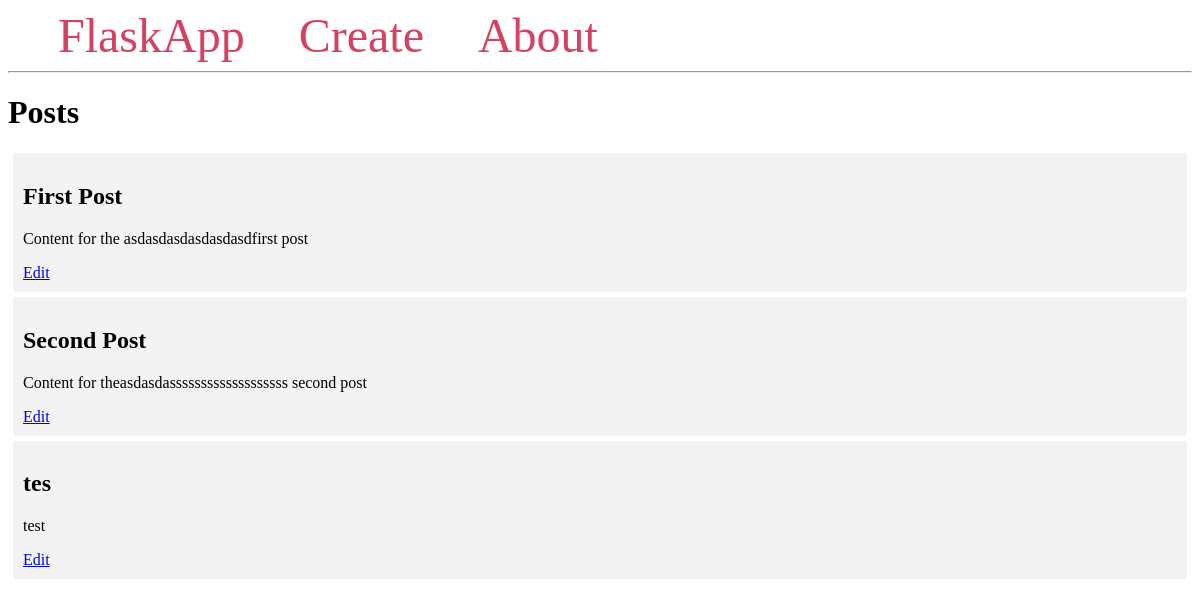
Before: / with the older database file.
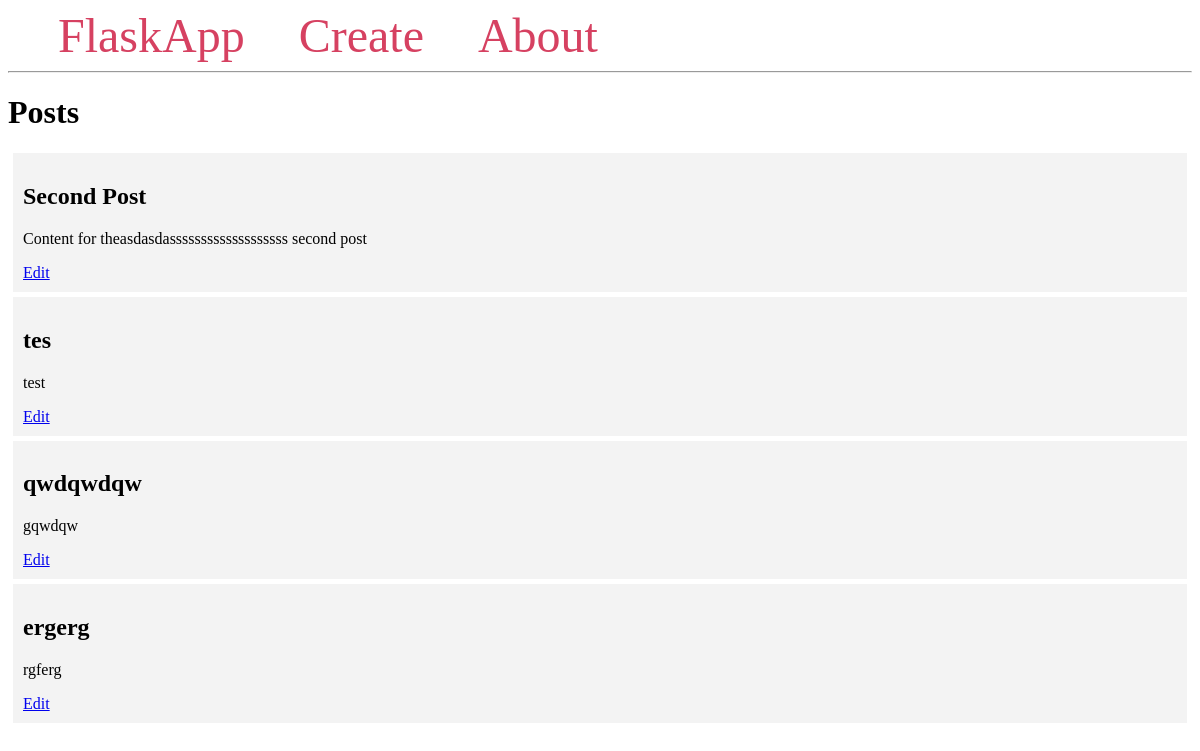
After: the same page with the newer database file.
### tables this page shows
CREATE TABLE posts (
    id INTEGER PRIMARY KEY AUTOINCREMENT,
   W created TIMESTAMP NOT NULL DEFAULT CURRENT_TIMESTAMP,
    title TEXT NOT NULL,
    content TEXT NOT NULL
);

### app.py (the view)
@app.route('/') #/ -> main page
def index():
    conn = get_db_connection() #datenbankverbindung herstellen
    posts = conn.execute('SELECT * FROM posts').fetchall()
    conn.close() #db verbindung trennen
    return render_template('index.html', posts=posts)

### app.py (called while the page is built)
def get_db_connection(): #verbindung zur datenbank herstellen
    conn = sqlite3.connect('database.db') #datenbank datei
    conn.row_factory = sqlite3.Row #gibt daten aus der datenbank wieder
    return conn

### templates/index.html (shortened to what this page needs)
{% extends 'base.html' %}
{% block content %}
    <h1>{% block title %} Posts {% endblock %}</h1>
    {% for post in posts %}
        <div class='post'>
            <h2>{{ post['title'] }}</h2>
            <p>{{ post['content'] }}</p>
            <a href="{{ url_for('edit', id=post['id']) }}">Edit</a>
        </div>
    {% endfor %}
{% endblock %}

### templates/base.html (shortened to what this page needs)
<!DOCTYPE html>
<html lang="en">
<head>
</head>
<body>
    <nav>
        <a href="{{ url_for('index') }}">FlaskApp</a>
        <a href="{{ url_for('create') }}">Create</a>
        <a href="#">About</a>
    </nav>
    <hr>
    <div class="content">
        {% block content %} {% endblock %}
    </div>
</body>
</html>

### templates/base.html (style rules this page uses)
.post { padding: 10px; margin: 5px; background-color: #f3f3f3 }
nav a { color: #d64161; font-size: 3em; margin-left: 50px; text-decoration: none; }

Changed rows visible on the page:
removed posts: title "First Post", content "Content for the asdasdasdasdasdasdfirst post"
added posts: title "qwdqwdqw", content "gqwdqw"
added posts: title "ergerg", content "rgferg"
